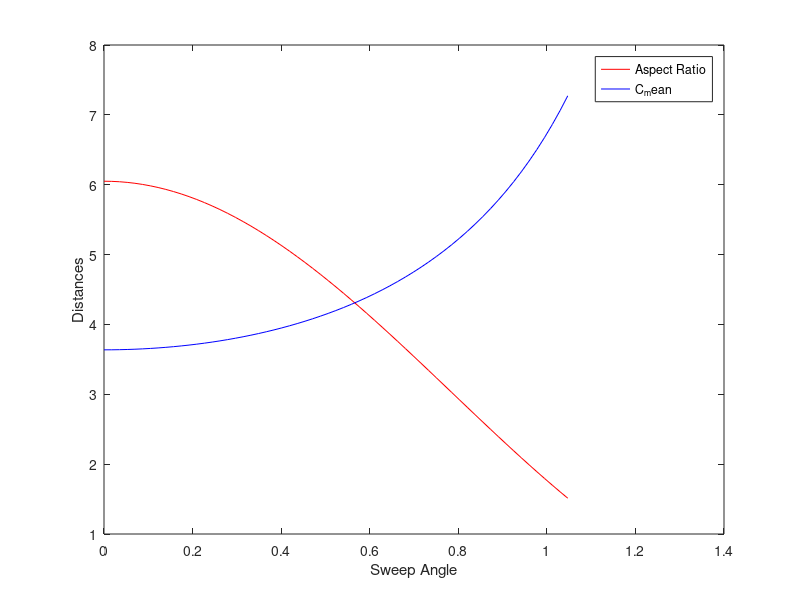

MATLAB code to generate this figure:
%Initialize variables
s = 80; %wing area
b0 = 22; %span at 0 degrees
sweepAngle = [0:1:60]*pi/180;
b = cos(sweepAngle)*b0;

%Aspect ratio calculation
AR = (b.^2)/s

%Mean chord calculation
C_mean = b./AR

%For loop to find minimum difference between C_mean and AR

[minVal, index] = min(abs(AR-C_mean)); %lowest difference between C_mean and AR and index
intersection_lambda = sweepAngle(index)*180/pi %get sweepAngle with lowest difference between C_mean and AR

%Plotting AR and C_Mean against angle
f1 = figure(1)
plot(sweepAngle, AR, 'r', sweepAngle, C_mean, 'b');

%Graph settings
xlabel('Sweep Angle')
ylabel('Distances')
legend('Aspect Ratio', 'C_mean')